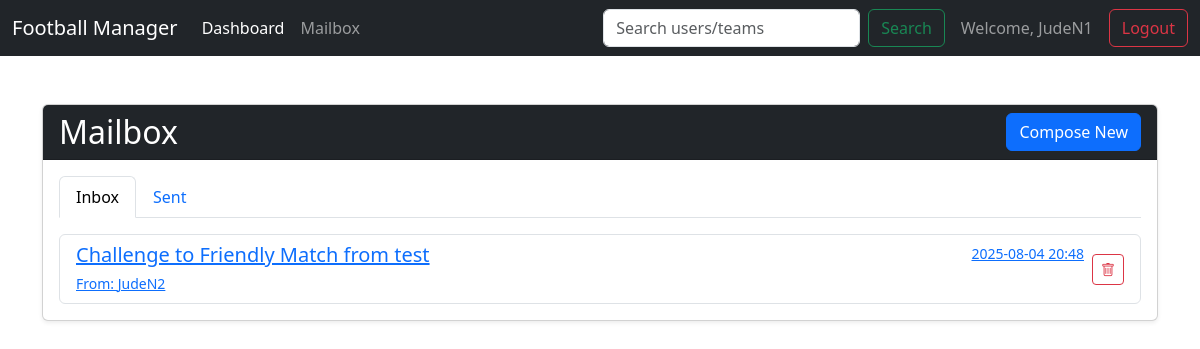
Screenshot of /mailbox (signed in) with the database file from the repository.
### app/models.py (models this page shows, shortened)
class User(db.Model):
    id = db.Column(db.Integer, primary_key=True)
    username = db.Column(db.String(80), unique=True, nullable=False)
    password_hash = db.Column(db.String(128))
    teams = db.relationship('Team', backref='user', lazy=True, cascade="all, delete-orphan")
    sent_messages = db.relationship('Message', foreign_keys='Message.sender_id', backref='sender', lazy=True, cascade="all, delete-orphan")
    received_messages = db.relationship('Message', foreign_keys='Message.recipient_id', backref='recipient', lazy=True, cascade="all, delete-orphan")

class Message(db.Model):
    id = db.Column(db.Integer, primary_key=True)
    sender_id = db.Column(db.Integer, db.ForeignKey('user.id'), nullable=False)
    recipient_id = db.Column(db.Integer, db.ForeignKey('user.id'), nullable=False)
    subject = db.Column(db.String(200), nullable=False)
    body = db.Column(db.Text, nullable=False)
    timestamp = db.Column(db.DateTime, default=datetime.utcnow)
    is_read = db.Column(db.Boolean, default=False)
    challenger_team_id = db.Column(db.Integer, db.ForeignKey('team.id'), nullable=True)
    challenged_team_id = db.Column(db.Integer, db.ForeignKey('team.id'), nullable=True)
    is_challenge = db.Column(db.Boolean, default=False)
    is_accepted = db.Column(db.Boolean, default=False)  # To mark if challenge is accepted

### app/routes_game.py (the view)
@game_bp.route('/mailbox')
def mailbox():
    if 'username' not in session:
        return redirect(url_for('auth_bp.login'))
    user = User.query.filter_by(username=session['username']).first()
    received = Message.query.filter_by(recipient_id=user.id).order_by(Message.timestamp.desc()).all()
    sent = Message.query.filter_by(sender_id=user.id).order_by(Message.timestamp.desc()).all()
    return render_template('mailbox.html', received=received, sent=sent)

### app/__init__.py (called while the page is built)
def create_app():
    app = Flask(__name__)
    app.config['SECRET_KEY'] = 'a_very_secret_key_for_development'
    app.config['SQLALCHEMY_DATABASE_URI'] = 'sqlite:///' + os.path.join(basedir, 'database.db')
    db.init_app(app)
    from .routes_auth import auth_bp
    from .routes_game import game_bp
    app.register_blueprint(auth_bp)
    app.register_blueprint(game_bp)
    @app.context_processor
    def inject_selected_team():
        if 'selected_team_id' in session:
            from .models import Team
            selected_team = Team.query.get(session['selected_team_id'])
            return dict(selected_team=selected_team)
        return dict(selected_team=None)
    def nl2br(value):
        result = value.replace('\n', '<br>\n')
        return Markup(result)
    app.jinja_env.filters['nl2br'] = nl2br
    return app

### app/templates/mailbox.html (shortened to what this page needs)
{% extends "base.html" %}
{% block content %}
<div class="card shadow-sm">
    <div class="card-header bg-dark text-white d-flex justify-content-between align-items-center">
        <h1 class="h2 mb-0">Mailbox</h1>
        <a href="{{ url_for('game_bp.compose') }}" class="btn btn-primary">Compose New</a>
    </div>
    <div class="card-body">
        <ul class="nav nav-tabs mb-3">
            <li class="nav-item">
                <a class="nav-link active" data-bs-toggle="tab" href="#inbox">Inbox</a>
            </li>
            <li class="nav-item">
                <a class="nav-link" data-bs-toggle="tab" href="#sent">Sent</a>
            </li>
        </ul>
        <div class="tab-content">
            <div class="tab-pane fade show active" id="inbox">
                <div class="list-group">
                    {% for msg in received %}
                    <div class="list-group-item list-group-item-action d-flex justify-content-between align-items-center {% if not msg.is_read %}list-group-item-secondary{% endif %}">
                        <a href="{{ url_for('game_bp.view_mail', message_id=msg.id) }}" class="flex-grow-1">
                            <div class="d-flex w-100 justify-content-between">
                                <h5 class="mb-1 {% if not msg.is_read %}fw-bold{% endif %}">{{ msg.subject }}</h5>
                                <small>{{ msg.timestamp.strftime('%Y-%m-%d %H:%M') }}</small>
                            </div>
                            <small>From: {{ msg.sender.username }}</small>
                        </a>
                        <form method="POST" action="{{ url_for('game_bp.delete_mail', message_id=msg.id) }}" class="ms-2">
                            <button type="submit" class="btn btn-outline-danger btn-sm" onclick="return confirm('Are you sure you want to delete this message?');">
                                <i class="bi bi-trash"></i>
                            </button>
                        </form>
                    </div>
                    {% else %}
                    <p>No received messages.</p>
                    {% endfor %}
                </div>
            </div>
        </div>
    </div>
</div>
{% endblock %}

### app/templates/base.html (shortened to what this page needs)
<!DOCTYPE html>
<html lang="en">
<head>
    <link href="https://cdn.jsdelivr.net/npm/bootstrap@5.3.3/dist/css/bootstrap.min.css" rel="stylesheet">
    <link rel="stylesheet" href="https://cdn.jsdelivr.net/npm/bootstrap-icons@1.11.3/font/bootstrap-icons.min.css">
</head>
<body>
    <nav class="navbar navbar-expand-lg navbar-dark bg-dark fixed-top">
        <div class="container-fluid">
            <a class="navbar-brand" href="{{ url_for('game_bp.dashboard') }}">Football Manager</a>
            <div class="collapse navbar-collapse">
                <ul class="navbar-nav me-auto mb-2 mb-lg-0">
                    <li class="nav-item">
                        <a class="nav-link active" href="{{ url_for('game_bp.dashboard') }}">Dashboard</a>
                    </li>
                    <li class="nav-item">
                        <a class="nav-link" href="{{ url_for('game_bp.mailbox') }}">Mailbox</a>
                    </li>
                </ul>
                <form class="d-flex me-3" action="{{ url_for('game_bp.search') }}" method="post">
                    <input class="form-control me-2" type="search" placeholder="Search users/teams" name="query" aria-label="Search">
                    <button class="btn btn-outline-success" type="submit">Search</button>
                </form>
                {% if session.username %}
                <span class="navbar-text me-3">
                    Welcome, {{ session.username }}
                </span>
                <a href="{{ url_for('auth_bp.logout') }}" class="btn btn-outline-danger">Logout</a>
                {% endif %}
            </div>
        </div>
    </nav>
    <main class="container mt-4">
        {% block content %}{% endblock %}
    </main>
</body>
</html>

### app/templates/base.html (style rules this page uses)
body { background-image: url('https://images.pexels.com/photos/114296/pexels-photo-114296.jpeg'); background-size: cover; background-position: center; background-attachment: fixed; padding-top: 80px; }

### rows the page displays
User: username "JudeN1"
Message: subject "Challenge to Friendly Match from test", timestamp "2025-08-04 20:48", sender.username "JudeN2"
